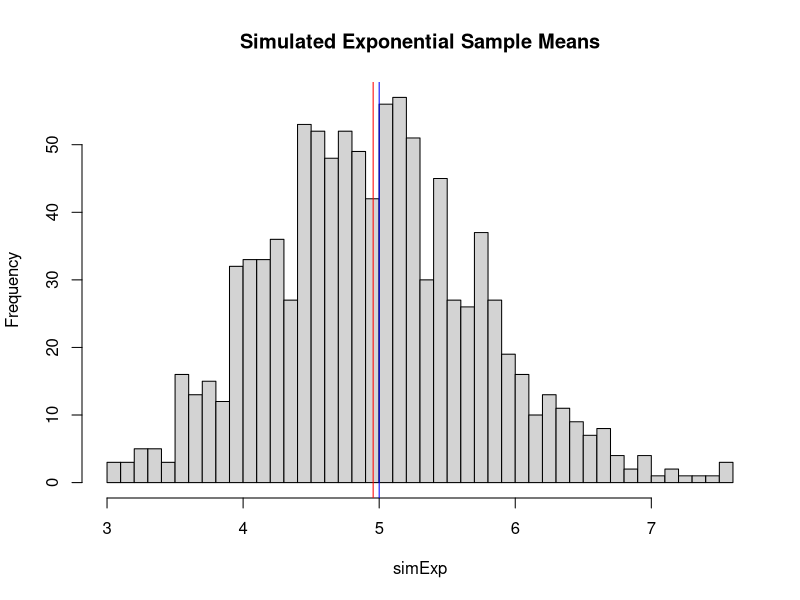
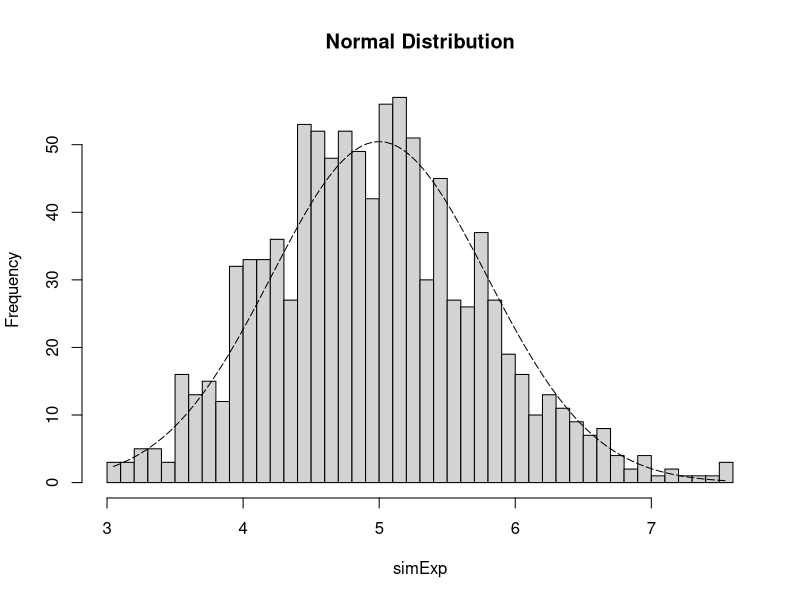

Generate these figures, in order, with R:
## ---- chunk 1

set.seed(420)

#Set the rate parameter (lambda) equal to 0.2, set the number of exponentials equal to 40, and set the number of simulations equal to 1000 as instructed in the rubric.
lambda <- 0.2
n <- 40
sim <- 1000

#Simulate the 40 exponentials
simExp = NULL
for (i in 1 : 1000) simExp = c(simExp, mean(rexp(40,0.2)))

## ---- chunk 2
#Calculate the mean of the simulated exponentials.
meanExp <- mean(simExp)
meanExp
meanTheo<-1/lambda
meanTheo

## ---- chunk 3
hist(simExp, main = "Simulated Exponential Sample Means", breaks = 50)
abline(v = meanExp, col = "red")
abline(v = meanTheo, col = "blue")

## ---- chunk 4

SdExp<-sd(simExp)
VarExp<-SdExp^2
VarExp
SdTheo<-1/lambda/sqrt(n)
VarTheo<-SdTheo^2
VarTheo

## ---- chunk 5
hist(simExp, main = "Normal Distribution", breaks = 50)
xfit <- seq(min(simExp), max(simExp), length = 100)
yfit <- dnorm(xfit, mean = 1/lambda, sd = (1/lambda)/sqrt(n))
lines(xfit, yfit*100,lty=5)

